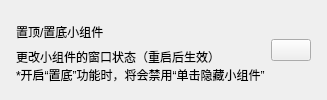
          <widget class="CardWidget" name="CardWidget">
           <property name="minimumSize">
            <size>
             <width>0</width>
             <height>70</height>
            </size>
           </property>
           <layout class="QHBoxLayout" name="horizontalLayout">
            <property name="leftMargin">
             <number>16</number>
            </property>
            <property name="topMargin">
             <number>16</number>
            </property>
            <property name="rightMargin">
             <number>16</number>
            </property>
            <property name="bottomMargin">
             <number>16</number>
            </property>
            <item>
             <layout class="QVBoxLayout" name="verticalLayout_4">
              <property name="spacing">
               <number>0</number>
              </property>
              <item>
               <widget class="StrongBodyLabel" name="StrongBodyLabel_2">
                <property name="text">
                 <string>置顶/置底小组件</string>
                </property>
                <property name="wordWrap">
                 <bool>true</bool>
                </property>
               </widget>
              </item>
              <item>
               <widget class="CaptionLabel" name="CaptionLabel_3">
                <property name="sizePolicy">
                 <sizepolicy hsizetype="Expanding" vsizetype="Preferred">
                  <horstretch>0</horstretch>
                  <verstretch>0</verstretch>
                 </sizepolicy>
                </property>
                <property name="text">
                 <string>更改小组件的窗口状态（重启后生效）
*开启“置底”功能时，将会禁用“单击隐藏小组件”</string>
                </property>
                <property name="wordWrap">
                 <bool>true</bool>
                </property>
                <property name="lightColor" stdset="0">
                 <color alpha="150">
                  <red>0</red>
                  <green>0</green>
                  <blue>0</blue>
                 </color>
                </property>
                <property name="darkColor" stdset="0">
                 <color alpha="200">
                  <red>255</red>
                  <green>255</green>
                  <blue>255</blue>
                 </color>
                </property>
               </widget>
              </item>
             </layout>
            </item>
            <item>
             <widget class="ComboBox" name="window_status_combo"/>
            </item>
           </layout>
          </widget>
